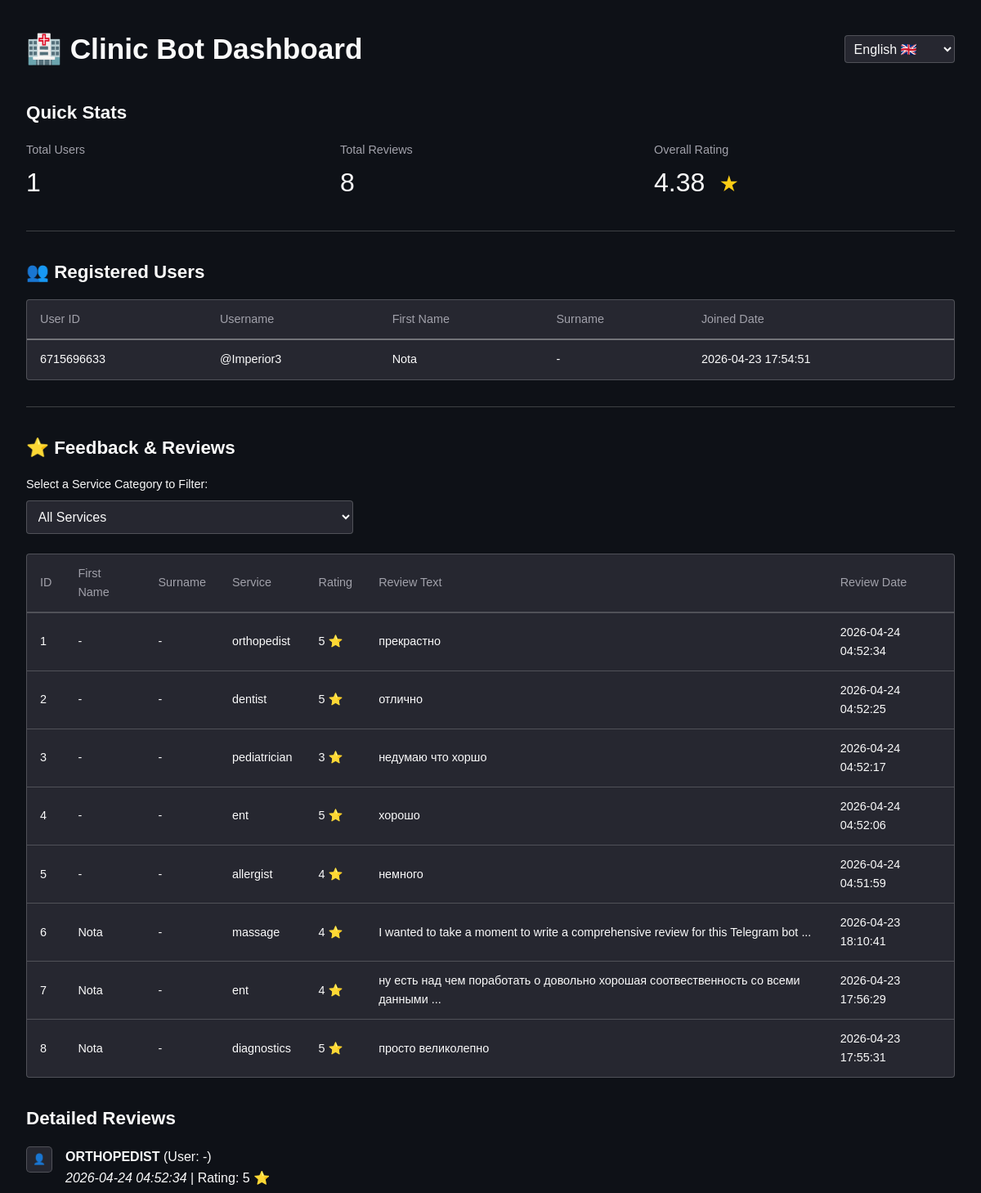
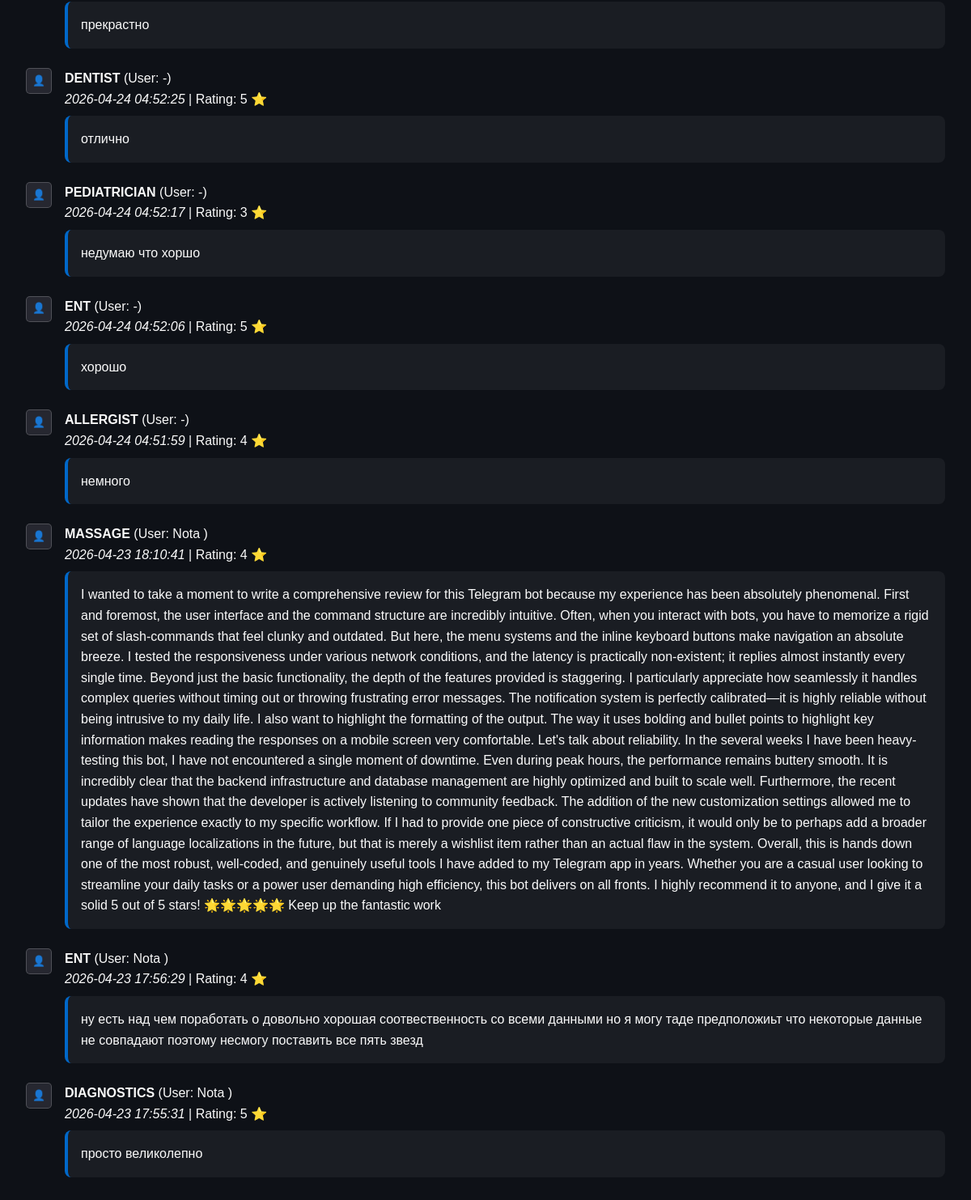
The page / on the database its author committed (2 pictures, top to bottom).
### tables this page shows
CREATE TABLE users (
                user_id INTEGER PRIMARY KEY,
                username TEXT,
                first_name TEXT,
                joined_date TIMESTAMP DEFAULT CURRENT_TIMESTAMP
            );

CREATE TABLE reviews (
                id INTEGER PRIMARY KEY AUTOINCREMENT,
                user_id INTEGER,
                service_name TEXT,
                rating INTEGER,
                review_text TEXT,
                review_date TIMESTAMP DEFAULT CURRENT_TIMESTAMP,
                FOREIGN KEY (user_id) REFERENCES users(user_id)
            );

### app.py (the view, shortened to what this page needs)
@app.route('/')
def dashboard():
    try:
        conn = get_db_connection()
        lang = request.args.get('lang', 'en')
        if lang not in TRANSLATIONS:
            lang = 'en'
        t = TRANSLATIONS[lang]
        users = conn.execute('SELECT * FROM users').fetchall()
        total_users = len(users)
        services_query = conn.execute(
            'SELECT DISTINCT service_name FROM reviews WHERE service_name IS NOT NULL'
        ).fetchall()
        services = [t['all_services']] + sorted(
            [row['service_name'] for row in services_query if row['service_name']]
        )
        selected_service = request.args.get('service', t['all_services'])
        if selected_service in (t['all_services'], 'All Services'):
            reviews = conn.execute('''
                SELECT r.id, r.user_id, u.username, u.first_name, u.surname,
                       r.service_name, r.rating, r.review_text, r.review_date
                FROM reviews r
                LEFT JOIN users u ON r.user_id = u.user_id
                ORDER BY r.review_date DESC
            ''').fetchall()
        total_reviews_filtered = len(reviews)
        all_reviews_count = conn.execute('SELECT COUNT(*) FROM reviews').fetchone()[0]
        avg_rating = 0
        if total_reviews_filtered > 0:
            total_score = sum(r['rating'] for r in reviews if r['rating'])
            avg_rating = round(total_score / total_reviews_filtered, 2)
        conn.close()
        return render_template(
            'dashboard.html',
            users=users,
            reviews=reviews,
            total_users=total_users,
            total_reviews=all_reviews_count,
            filtered_reviews_count=total_reviews_filtered,
            services=services,
            selected_service=selected_service,
            avg_rating=avg_rating,
            lang=lang,
            t=t,
            error=None,
        )
    except Exception as e:
        return render_template(
            'dashboard.html', error=str(e), t=TRANSLATIONS['en'], lang='en'
        )

### app.py (called while the page is built)
def get_db_connection():
    conn = sqlite3.connect(DB_NAME)
    conn.row_factory = sqlite3.Row
    return conn

### templates/dashboard.html (shortened to what this page needs)
<!DOCTYPE html>
<html lang="en">
<head>
</head>
<body>
    <div class="container">
        {% if error %}
            <div class="error-state">
                <strong>Error connecting to database.</strong> Please make sure the bot has run at least once to create the 'clinic_bot.db' file.<br>
                Details: {{ error }}
            </div>
        {% else %}
            <div class="header-row">
                <h1>{{ t.title }}</h1>
                <div class="lang-switcher">
                    <form id="lang-form" action="/" method="GET" style="display:inline;">
                        <select name="lang" onchange="document.getElementById('lang-form').submit()">
                            <option value="en" {% if lang == 'en' %}selected{% endif %}>English 🇬🇧</option>
                        </select>
                    </form>
                </div>
            </div>
            <h3>{{ t.quick_stats }}</h3>
            <div class="metrics-row">
                <div class="metric-box">
                    <div class="metric-label">{{ t.total_users }}</div>
                    <div class="metric-value">{{ total_users }}</div>
                </div>
                <div class="metric-box">
                    <div class="metric-label">{{ t.total_reviews }}</div>
                    <div class="metric-value">{{ total_reviews }}</div>
                </div>
                <div class="metric-box">
                    <div class="metric-label">{{ t.avg_rating }}</div>
                    <div class="metric-value">
                        {% if avg_rating > 0 %}
                            {{ avg_rating }} <span class="star-rating">★</span>
                        {% else %}
                            -
                        {% endif %}
                    </div>
                </div>
            </div>
            <hr>
            <h3>{{ t.reg_users }}</h3>
            <div class="table-container">
                <table>
                    <thead>
                        <tr>
                            <th>{{ t.th_user_id }}</th>
                            <th>{{ t.th_username }}</th>
                            <th>{{ t.th_first_name }}</th>
                            <th>{{ t.th_surname }}</th>
                            <th>{{ t.th_joined_date }}</th>
                        </tr>
                    </thead>
                    <tbody>
                        {% for user in users %}
                        <tr>
                            <td>{{ user.user_id }}</td>
                            <td>{% if user.username %}@{{ user.username }}{% else %}-{% endif %}</td>
                            <td>{{ user.first_name or '-' }}</td>
                            <td>{{ user.surname or '-' }}</td>
                            <td>{{ user.joined_date }}</td>
                        </tr>
                        {% endfor %}
                    </tbody>
                </table>
            </div>
            <hr>
            <h3>{{ t.feedback }}</h3>
            <div class="filter-section">
                <span class="filter-label">{{ t.filter_label }}</span>
                <form id="filter-form" action="/" method="GET">
                    <select name="service" id="service-filter" onchange="document.getElementById('filter-form').submit()">
                        {% for srv in services %}
                        <option value="{{ srv }}" {% if srv == selected_service %}selected{% endif %}>{{ srv }}</option>
                        {% endfor %}
                    </select>
                </form>
            </div>
            <div class="table-container">
                <table>
                    <thead>
                        <tr>
                            <th>{{ t.th_id }}</th>
                            <th>{{ t.th_first_name }}</th>
                            <th>{{ t.th_surname }}</th>
                            <th>{{ t.th_service }}</th>
                            <th>{{ t.rating }}</th>
                            <th>{{ t.th_review_text }}</th>
                            <th>{{ t.th_review_date }}</th>
                        </tr>
                    </thead>
                    <tbody>
                        {% for r in reviews %}
                        <tr>
                            <td>{{ loop.index }}</td>
                            <td>{{ r.first_name or '-' }}</td>
                            <td>{{ r.surname or '-' }}</td>
                            <td>{{ r.service_name }}</td>
                            <td>{{ r.rating }} ⭐</td>
                            <td>{{ r.review_text[:80] }}{% if r.review_text|length > 80 %}...{% endif %}</td>
                            <td>{{ r.review_date }}</td>
                        </tr>
                        {% endfor %}
                    </tbody>
                </table>
            </div>
            <h3>{{ t.detailed_reviews }}</h3>
            {% if reviews|length == 0 %}
                <div class="empty-state">{{ t.no_reviews }} {{ selected_service }}.</div>
            {% else %}
                {% for r in reviews %}
                <div class="review-card">
                    <div class="avatar">👤</div>
                    <div class="card-content">
                        <strong>{{ r.service_name|upper }}</strong>
                        ({{ t.user }}: {% if r.first_name %}{{ r.first_name }}{% endif %} {% if r.surname %}{{ r.surname }}{% endif %}{% if not r.first_name and not r.surname %}-{% endif %})<br>
                        <em>{{ r.review_date }}</em> | {{ t.rating }}: {{ r.rating }} ⭐
                        <div class="review-info" style="margin-top: 0.5rem;">
                            {{ r.review_text }}
                        </div>
                    </div>
                </div>
                {% endfor %}
            {% endif %}
        {% endif %}
    </div>
</body>
</html>

### templates/dashboard.html (style rules this page uses)
:root { --bg-color: #0e1117; --text-color: #fafafa; --secondary-bg: #262730; --primary: #ff4b4b; --border-color: rgba(250, 250, 250, 0.2); --header-color: #a1a1aa; }
body { background-color: var(--bg-color); color: var(--text-color); font-family: "Source Sans Pro", sans-serif, -apple-system, BlinkMacSystemFont, "Segoe UI", Roboto; margin: 0; padding: 2rem; line-height: 1.6; }
.container { max-width: 1200px; margin: 0 auto; }
.header-row { display: flex; justify-content: space-between; align-items: center; margin-bottom: 2rem; }
h1 { font-size: 2.2rem; font-weight: 700; margin: 0; display: flex; align-items: center; gap: 0.5rem; }
h3 { font-size: 1.4rem; font-weight: 600; margin-top: 2rem; margin-bottom: 1rem; }
hr { border: 0; border-top: 1px solid var(--border-color); margin: 2rem 0; }
.lang-switcher select { width: auto; min-width: 120px; padding: 0.4rem; }
.metrics-row { display: flex; gap: 1rem; margin-bottom: 2rem; }
.metric-box { padding: 0; flex: 1; }
.metric-label { font-size: 0.9rem; color: var(--header-color); margin-bottom: 0.2rem; }
.metric-value { font-size: 2rem; font-weight: 400; }
.star-rating { color: #facc15; font-size: 1.5rem; margin-left: 0.5rem; }
.filter-section { margin-bottom: 1.5rem; }
.filter-label { font-size: 0.9rem; margin-bottom: 0.5rem; display: block; }
select { background-color: var(--secondary-bg); color: var(--text-color); border: 1px solid var(--border-color); padding: 0.6rem; border-radius: 0.25rem; width: 100%; max-width: 400px; font-size: 1rem; }
.table-container { overflow-x: auto; margin-bottom: 2rem; border: 1px solid var(--border-color); border-radius: 0.25rem; background-color: var(--secondary-bg); }
table { width: 100%; border-collapse: collapse; font-size: 0.9rem; }
th, td { padding: 0.75rem 1rem; text-align: left; border-bottom: 1px solid var(--border-color); }
th { font-weight: 500; color: var(--header-color); border-bottom: 2px solid var(--border-color); }
tr:last-child td { border-bottom: none; }
.review-card { display: flex; gap: 1rem; margin-bottom: 1.5rem; }
.avatar { width: 30px; height: 30px; background-color: var(--secondary-bg); border: 1px solid var(--border-color); border-radius: 5px; display: flex; align-items: center; justify-content: center; font-size: 0.8rem; }
.card-content { flex: 1; }
.review-info { background-color: rgba(255, 255, 255, 0.05); padding: 1rem; border-radius: 0.5rem; border-left: 4px solid #0068c9; }

### rows shown on the page
users: user_id "6715696633", username "Imperior3", first_name "Nota", surname "-", joined_date "2026-04-23 17:54:51"
reviews: first_name "-", surname "-", service_name "orthopedist", rating "5", review_text "прекрастно", review_date "2026-04-24 04:52:34", service_name "ORTHOPEDIST", user "User", rating "Rating"
reviews: first_name "-", surname "-", service_name "dentist", rating "5", review_text "отлично", review_date "2026-04-24 04:52:25", service_name "DENTIST", user "User", rating "Rating"
reviews: first_name "-", surname "-", service_name "pediatrician", rating "3", review_text "недумаю что хоршо", review_date "2026-04-24 04:52:17", service_name "PEDIATRICIAN", user "User", rating "Rating"
reviews: first_name "-", surname "-", service_name "ent", rating "5", review_text "хорошо", review_date "2026-04-24 04:52:06", service_name "ENT", user "User", rating "Rating"
reviews: first_name "-", surname "-", service_name "allergist", rating "4", review_text "немного", review_date "2026-04-24 04:51:59", service_name "ALLERGIST", user "User", rating "Rating"
reviews: first_name "Nota", surname "-", service_name "massage", rating "4", review_text "I wanted to take a moment to write a comprehensive review for this Telegram bot", review_date "2026-04-23 18:10:41", service_name "MASSAGE", user "User", rating "Rating", review_text "I wanted to take a moment to write a comprehensive review for this Telegram bot because my experience has been absolutely phenomenal. First and foremost, the user interface and the command structure are incredibly intuitive. Often, when you interact with bots, you have to memorize a rigid set of slash-commands that feel clunky and outdated. But here, the menu systems and the inline keyboard buttons make navigation an absolute breeze. I tested the responsiveness under various network conditions, and the latency is practically non-existent; it replies almost instantly every single time. Beyond just the basic functionality, the depth of the features provided is staggering. I particularly…"
reviews: first_name "Nota", surname "-", service_name "ent", rating "4", review_text "ну есть над чем поработать о довольно хорошая соотвественность со всеми данными", review_date "2026-04-23 17:56:29", service_name "ENT", user "User", rating "Rating", review_text "ну есть над чем поработать о довольно хорошая соотвественность со всеми данными но я могу таде предположиьт что некоторые данные не совпадают поэтому несмогу поставить все пять звезд"
reviews: first_name "Nota", surname "-", service_name "diagnostics", rating "5", review_text "просто великолепно", review_date "2026-04-23 17:55:31", service_name "DIAGNOSTICS", user "User", rating "Rating"

### other values the page prints
{{ t.title }} "🏥 Clinic Bot Dashboard"
{{ t.quick_stats }} "Quick Stats"
{{ t.total_users }} "Total Users"
{{ total_users }} "1"
{{ t.total_reviews }} "Total Reviews"
{{ total_reviews }} "8"
{{ t.avg_rating }} "Overall Rating"
{{ avg_rating }} "4.38"
{{ t.reg_users }} "👥 Registered Users"
{{ t.th_user_id }} "User ID"
{{ t.th_username }} "Username"
{{ t.th_first_name }} "First Name"
{{ t.th_surname }} "Surname"
{{ t.th_joined_date }} "Joined Date"
{{ t.feedback }} "⭐ Feedback & Reviews"
